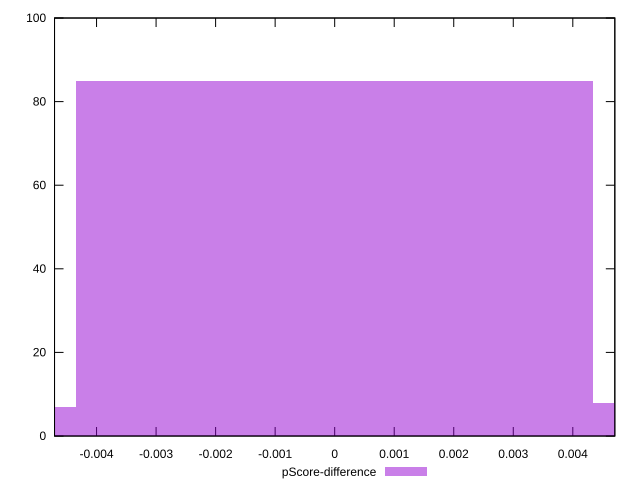

Source code (gnuplot):
reset

$pScoreDifference <<EOF
0 85
-0.008676437667991166 7
0.008676437667991166 8
EOF

set key outside below
set boxwidth 0.008676437667991166
set xrange [-0.0047058823529412125:0.004705882352941143]
set yrange [0:100]
set trange [0:100]
set style fill transparent solid 0.5 noborder
set terminal svg size 640, 490 enhanced background rgb 'white'
set output "reports/report_00031_2021-02-24T23-18-18.084Z/unused-javascript/samples/music/pScore-difference/histogram.svg"

plot $pScoreDifference title "pScore-difference" with boxes

reset
